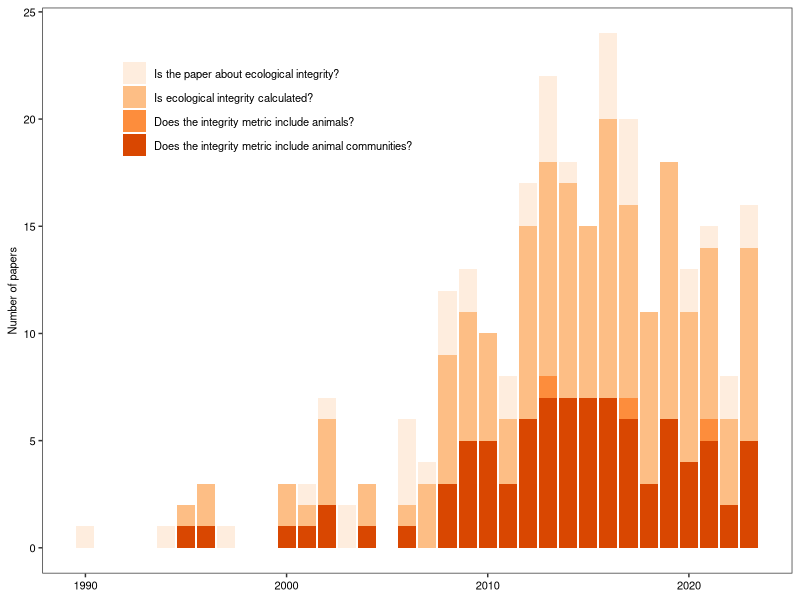
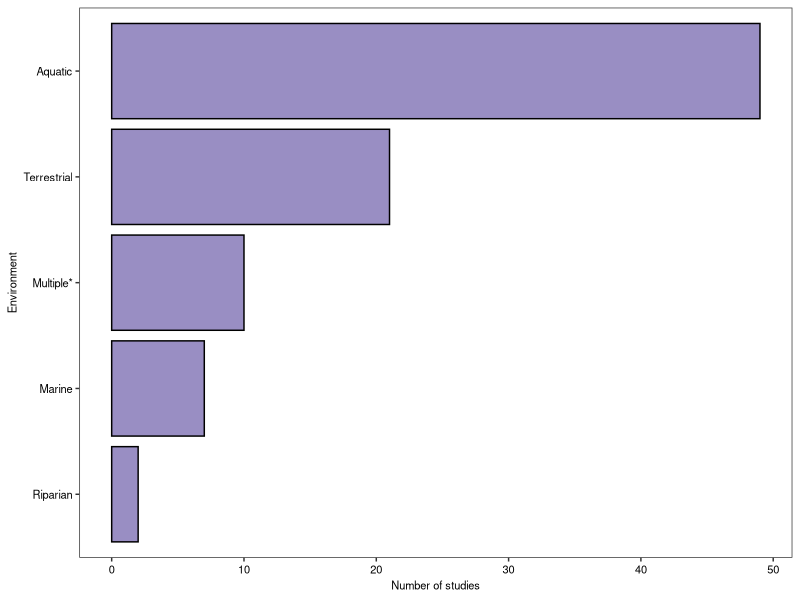
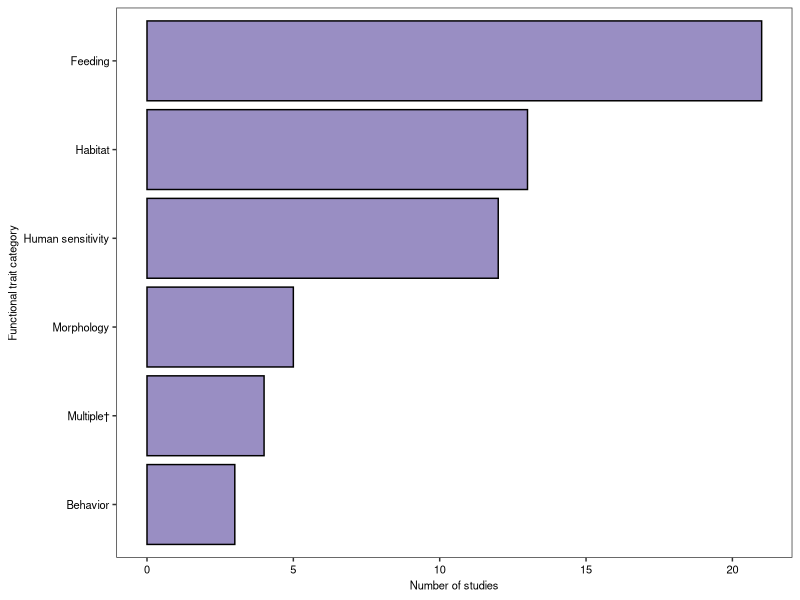
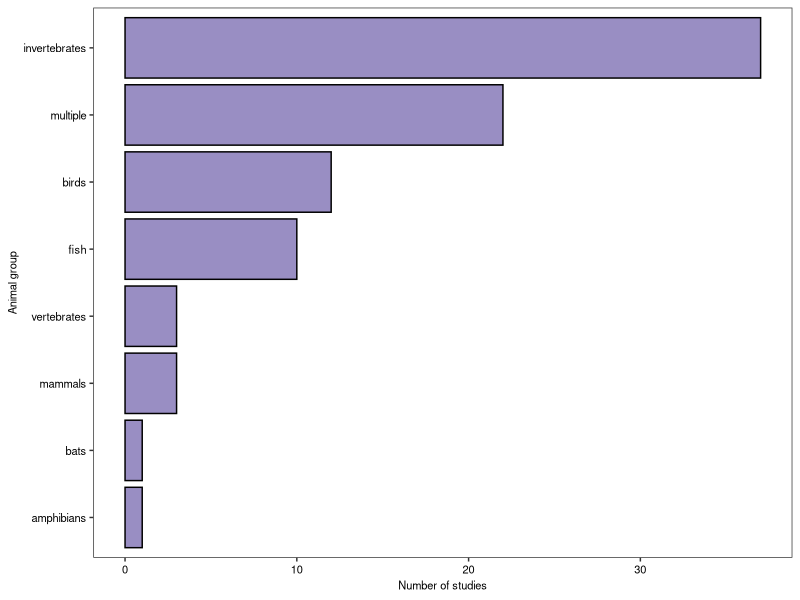
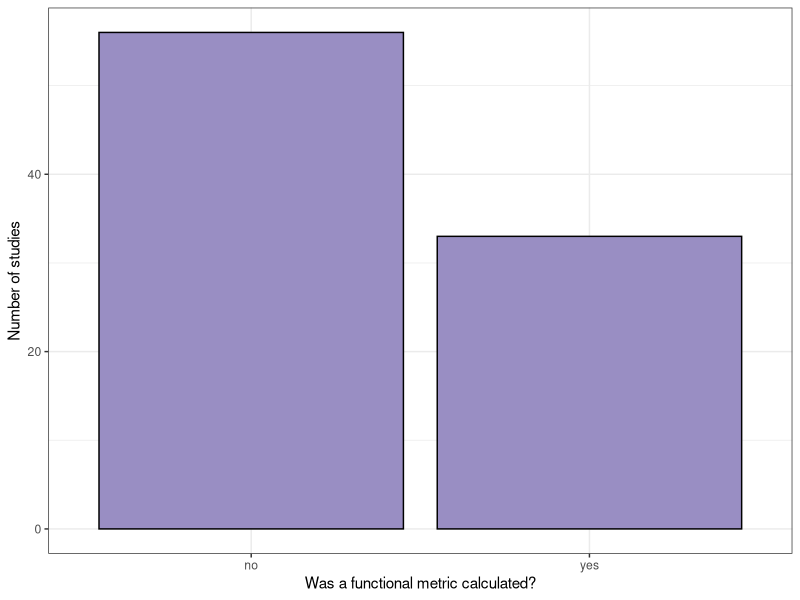
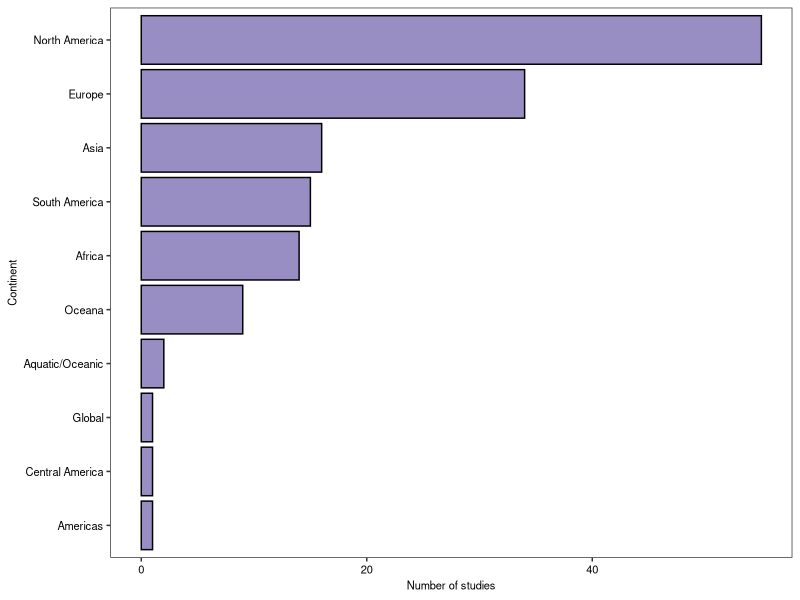
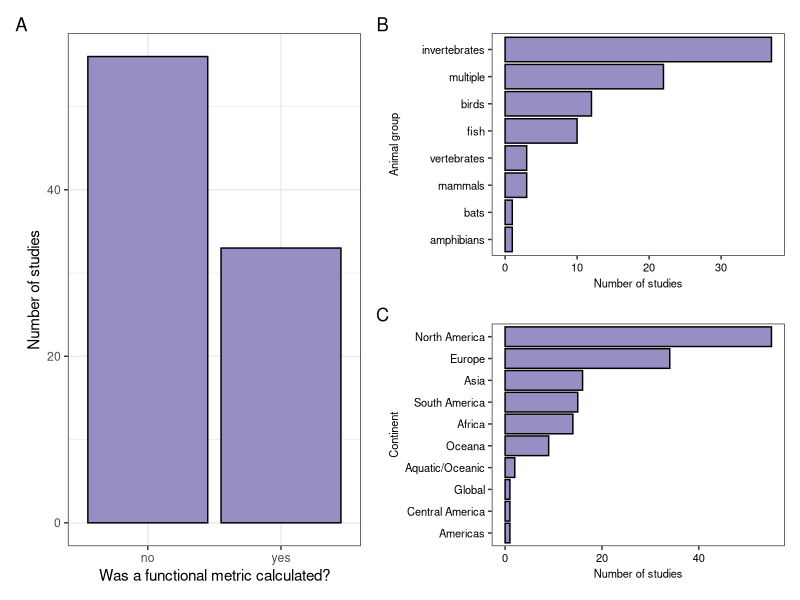
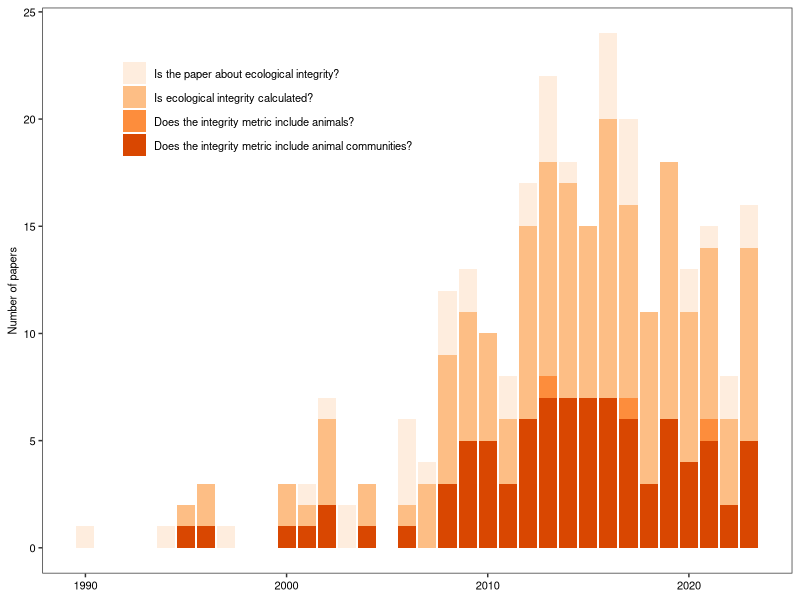

The R source for these figures, in order:

# load libraries
library(ggplot2)
library(readxl)
library(dplyr)
library(reshape2)
library(viridis)
library(RColorBrewer)
library(tidyverse)
library(here)
library(patchwork)

theme_set(theme_bw())
#import data
dat <- read.csv(here('data',
                     'Ecological integrity literature review - Sheet1.csv'))
## fix differences in data entry
dat2 <- dat %>%
  rename('about_integrity' = 'Is.the.paper.actually.about.ecological.integrity.',
         'integrity_calculated' = 'Is.integrity.actually.calculated.',
         'include_animals' = 'Does.metric.include.animals.',
         'animal_communities' = 'Does.metric.include.animal.communities.') %>%
  mutate(about_integrity = case_when(about_integrity %in% c("No", 'no', 'No - see notes',
                                                            'No- but see notes', "Maybe") ~ "No",
                                     about_integrity %in% c("Yes", 'yes', 'Yes-maybe', 'Yes- but note terms',
                                                            'Yes- but indirectly', "Yes- but see notes") ~ "Yes")) %>%
  mutate(integrity_calculated = case_when(integrity_calculated %in% c("-", "No", "Maybe","", 
                                                                      "no", "No- concept paper with examples?", 
                                                                      "No-  \"validation\" paper" , "No- \"validation\" paper",                              
                                                                      "No-\"validation\" paper","No- \"metric development\"- see notes",                 
                                                                       "No- concept paper with examples- see notes" ,           
                                                                       "No- \"validation paper\"- see notes" ,                  
                                                                       "No- \"review\" paper" ,                                 
                                                                       "No- concept paper with examples from a National Forest") ~ "No",
                                          integrity_calculated %in% c("yes","Yes","Yes/maybe","Yes/Maybe",
                                                                      "Yes- but see notes","Yes- note similar to above but link assumed") ~ "Yes")) %>%
  mutate(include_animals = case_when(include_animals %in% c("no", "No", "-", "No- see notes",
                                                            "", "Maybe") ~ "No", 
                                     include_animals %in% c("Yes", "yes") ~ "Yes")) %>%
  mutate(animal_communities = case_when(animal_communities %in% c("-", "no",
                                                                  "No", "no (?)", "") ~ "No",
                                        animal_communities %in% c("yes", "Yes", "yes??") ~ "Yes"))


# simplify data frame
dat2 <- dat2[,c(6:8,10:11)]

# change chacater to integer
dat2[dat2=="Yes"] <- 1
dat2[dat2=="No"] <- 0
dat2[is.na(dat2)] <- 0

dat2 <- dat2 %>%
  mutate_if(is.character, as.numeric)

# get rid of nestedness
dat2[,4][dat2[,5] == 1] <-0
dat2[,3][dat2[,4] == 1] <-0
dat2[,2][dat2[,3] == 1] <-0

# change to long format
dat3 <- dat2 %>%
  pivot_longer(cols = 2:5,
               names_to = "variable",
               values_to = "value")

# summarize by year
dat4 <- dat3 %>% 
  group_by(Year, variable) %>% 
  summarise(sum=sum(value, na.rm = T)) %>%
  mutate(variable = factor(variable, levels = c('about_integrity',
                                                'integrity_calculated',
                                                'include_animals',
                                                'animal_communities')))


# plot
(a <- dat4 %>%
    arrange(variable) %>%
    ggplot(aes(x = Year,
                y = sum,
                fill = variable)) +
  geom_col(position = "stack") +
  theme_bw() +
  scale_fill_brewer(palette = "Oranges",
                    labels = c('about_integrity' = "Is the paper about ecological integrity?",
                               'integrity_calculated' = "Is ecological integrity calculated?",
                               'include_animals' = "Does the integrity metric include animals?",
                               'animal_communities' = "Does the integrity metric include animal communities?")) +
  ylab("Number of papers") + xlab(NULL) +
  theme(legend.position = c(0.3, 0.82),
        legend.title = element_blank(),
        axis.text = element_text(size=8, color="black"),
        axis.title = element_text(size=8, color="black"),
        legend.text = element_text(size=8, color="black"),
        panel.grid = element_blank()))
#a


# output to hi res
# tiff("integrity-litreview-11302023.tif",
#      res=500, width=6, height=4, units="in", compression="lzw")
# a
# dev.off()

ggsave(a,
       filename = here('pictures',
                       'R',
                       'studies_by_year.jpg'),
       width = 6,
       height = 4,
       units = 'in')


# Other explorations ------------------------------------------------------

unique(dat$Environment)
unique(dat$Animal.groups)
unique(dat$Function.Metric)

#MAIN FIGURES
#Environmental bias
#types of traits
(env_plot <- dat %>%
  filter(Environment != "") %>%
  group_by(Environment) %>%
  tally() %>%
  ggplot(aes(x = reorder(Environment, n), y = n)) +
  geom_bar(stat = "identity", fill = "#998ec3",color = "black") +
  labs(x = "Environment", y = "Number of studies") +
    scale_x_discrete(labels = c("aquatic" = "Aquatic",
                                "terrestrial" = "Terrestrial",
                                'multiple' = "Multiple*",
                                'marine' = "Marine",
                                "riparian" = "Riparian")) +
    coord_flip() +
  theme(axis.text = element_text(size=8, color="black"),
        axis.title = element_text(size=8, color="black"),
        legend.text = element_text(size=8, color="black"),
        panel.grid = element_blank()))

traits <- dat %>%
  separate_longer_delim(Function.notes, delim = ",") %>%
  dplyr::select(Function.notes) %>%
  filter(Function.notes != "") %>%
  mutate(Function.notes2 = case_when(Function.notes %in% c('feeding guilds',
                                                          'trophic position',
                                                          'trophic strategies',
                                                          'litter decompostion',
                                                          'trophic groups',
                                                          'foraging',
                                                          'feeding behaviors',
                                                          'feeding behaviours',
                                                          'feeding guild') ~ "Feeding",
                                    Function.notes %in% c('habitat', ' habitat', 'microhabitat',
                                                          'foraging locations', 
                                                          'habitat generalism',
                                                          'habitat functions', 
                                                          'habitat assoications',
                                                          'habitat associations',
                                                          'habitat use') ~ "Habitat",
                                    Function.notes %in% c('behavior', 'nesting',
                                                          'migration') ~ "Behavior",
                                    Function.notes %in% c('mobiility', 'morphology',
                                                          'body size') ~ "Morphology",
                                    Function.notes %in% c("pollution sensitivity", "sensitivity") ~ "Human sensitivity",
                                    Function.notes %in% c("functional diversity") ~ "Multiple\u2020"))

(trait_plot <- traits %>% 
  group_by(Function.notes2) %>%
  tally() %>%
  ggplot(aes(x = reorder(Function.notes2, n), y = n)) +
  geom_bar(stat = "identity", fill = "#998ec3", color = "black") +
    coord_flip() +
  labs(x = "Functional trait category", y = "Number of studies")+
    theme(axis.text = element_text(size=8, color="black"),
          axis.title = element_text(size=8, color="black"),
          legend.text = element_text(size=8, color="black"),
          panel.grid = element_blank()))

b <- env_plot + trait_plot +
  plot_annotation(tag_levels = "A")

ggsave(b,
       filename = here('pictures',
                       'R',
                       'study_content.jpg'),
       width = 6,
       height = 2.5,
       units = 'in')

# Supplementary plots -----------------------------------------------------

#animal groups
(animal_plot <- dat %>%
    filter(Animal.groups != "") %>%
    group_by(Animal.groups) %>%
    tally() %>%
    ggplot(aes(x = reorder(Animal.groups, n), y = n)) +
    geom_bar(stat = "identity", fill = "#998ec3", , color="black") +
    labs(x = "Animal group", y = "Number of studies") +
    coord_flip() +
    theme(axis.text = element_text(size=8, color="black"),
          axis.title = element_text(size=8, color="black"),
          legend.text = element_text(size=8, color="black"),
          panel.grid = element_blank()))

(metric_plot <- dat %>%
    filter(Function.Metric != "") %>%
    group_by(Function.Metric) %>%
    tally() %>%
    ggplot(aes(x = reorder(Function.Metric, -n), y = n)) +
    geom_bar(stat = "identity", fill = "#998ec3", , color="black") +
    labs(x = "Was a functional metric calculated?", y = "Number of studies"))
# Geography ---------------------------------------------------------------

dat_geo <- dat %>%
  mutate(Continent = case_when(Geography %in% c("eastern canada bogs",
                                                "USA", "northeastern USA swamps",
                                                'quebec urban ish', 'North America',
                                                'eastern canada', 'chesapeake bay',
                                                "N. America",
                                                'mid-atlantic states', 'great lakes coastal wetlands',
                                                'N. America- regional', 'N. America- forested',
                                                'N. America- estuary', "N. America- riparian",
                                                'N. America- wetland', "N. America- coastal",
                                                'prairies in alberta canada', 'forests in ohio',
                                                'streams in colorado basin') ~ "North America",
                               Geography %in% c('streams in zimbabwe', 'streams in ethiopian highlands',
                                                'nigeria', 'streams in ethiopia',
                                                "Africa", "Africa- riparian", 
                                                "Africa- terrestrial",
                                                'South Africa') ~ "Africa",
                               Geography %in% c("Asia", "south korea", "rivers in china",
                                                "Asia- aquatic") ~ "Asia",
                               Geography %in% c("Europe", "switzerland alpine areas",
                                                'streams in europe', 'streams in spain',
                                                'germany', 'scandanavia', 'Europe- agricultural',
                                                'Europe- terrestrial', "Europe- forested", 
                                                "Europe- aquatic", 'north portugal',
                                                'freshwater in turkey',
                                                'italy', 'german north sea') ~ "Europe",
                               Geography %in% c("pelagic ocean", 
                                                'aquatic') ~ "Aquatic/Oceanic",
                               Geography %in% c("Brazilian Atlantic forest", 
                                                'northern brazil', 'South America',
                                               'S. America- riparian',
                                                'S. America- forested',
                                               'temperate grasslands in uruguay') ~ "South America",
                               Geography == 'Central America' ~ "Central America",
                               Geography %in% c('freshwater streams in new south wales australia',
                                                'Australia', 'New Zealand', 
                                                'Oceana', 'Oceana- intertidal',
                                                "Australia- riparian", "australia",
                                                'Oceana- coastal') ~ "Oceana",
                               Geography == "Global" ~ "Global",
                               Geography == "The Americas" ~ "Americas",
                               TRUE ~ NA_character_))

(geography_plot <- dat_geo %>%
  filter(Geography != "") %>%
  group_by(Continent) %>%
  tally() %>%
  ggplot(aes(x = reorder(Continent, n), y = n)) +
    geom_bar(stat = 'identity', fill = "#998ec3", color="black") +
  labs(x = "Continent", y = "Number of studies") +
    coord_flip()+
    theme(axis.text = element_text(size=8, color="black"),
          axis.title = element_text(size=8, color="black"),
          legend.text = element_text(size=8, color="black"),
          panel.grid = element_blank()))

metric_plot + (animal_plot / geography_plot) +
  plot_annotation(tag_levels = "A")

ggsave(filename = here('pictures',
                       'R',
                       'supp_review_fig.jpg'),
       width = 7,
       height = 4,
       units = 'in')
